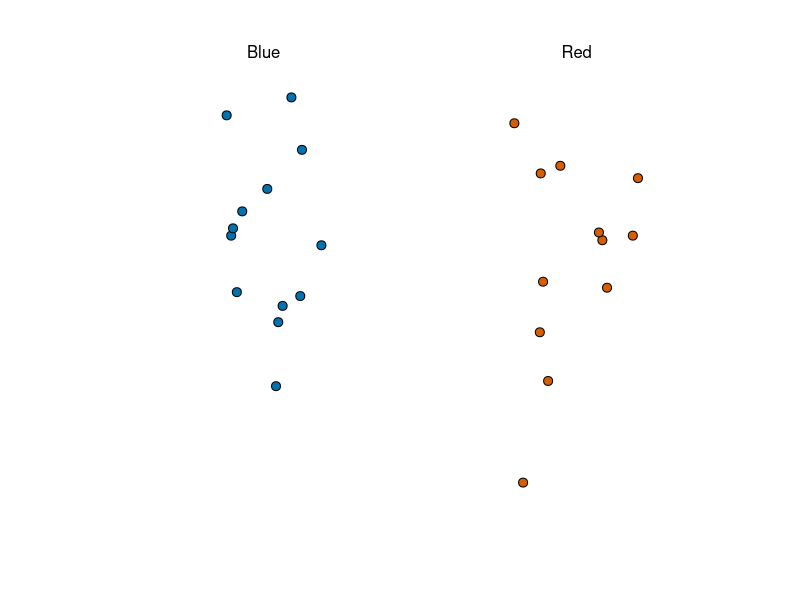
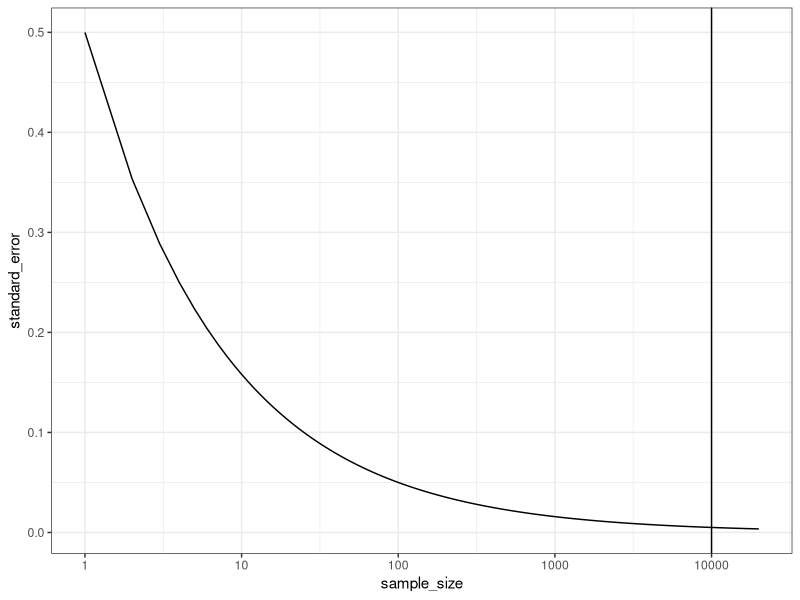
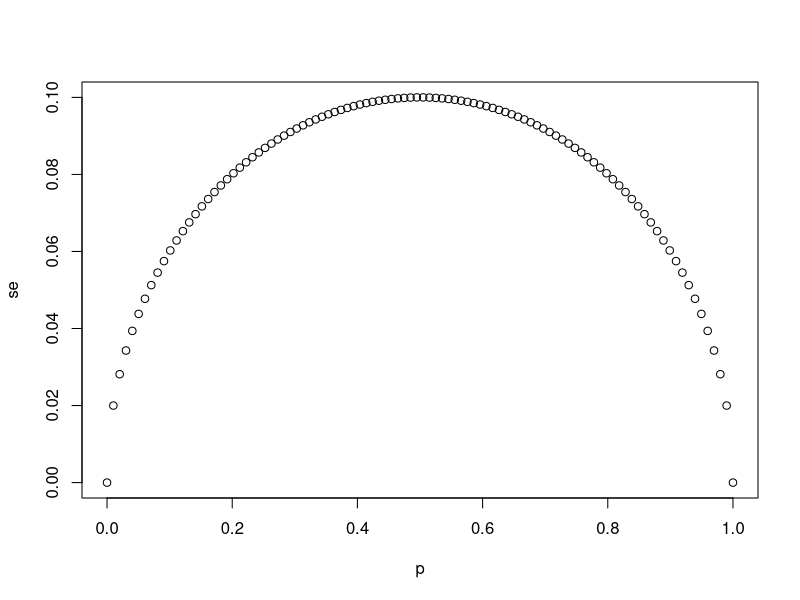
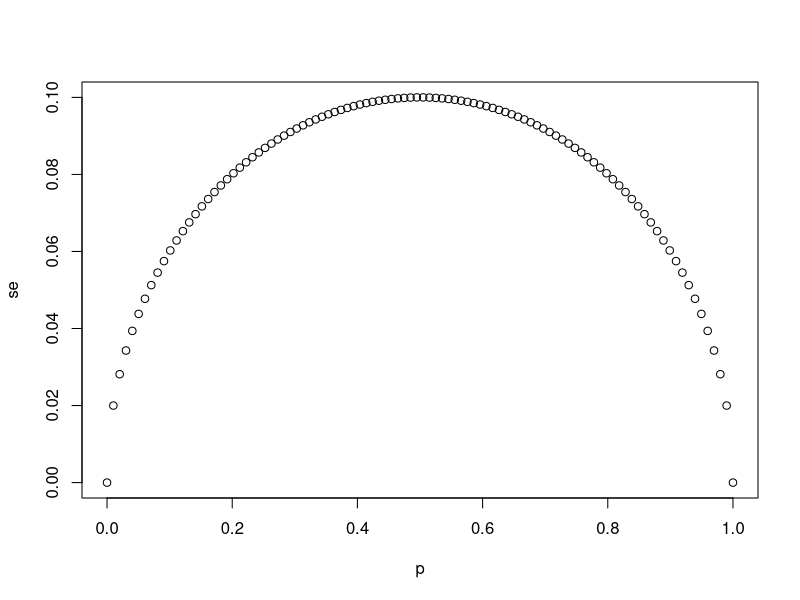
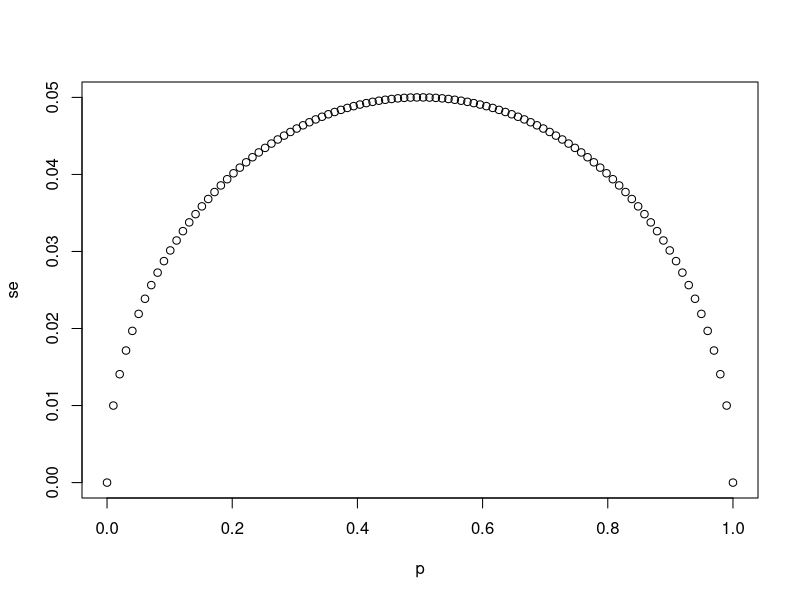
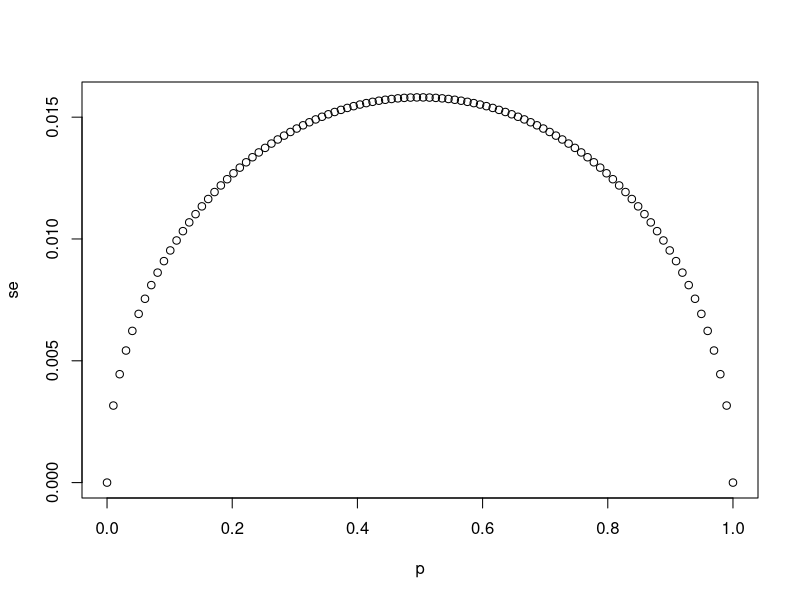
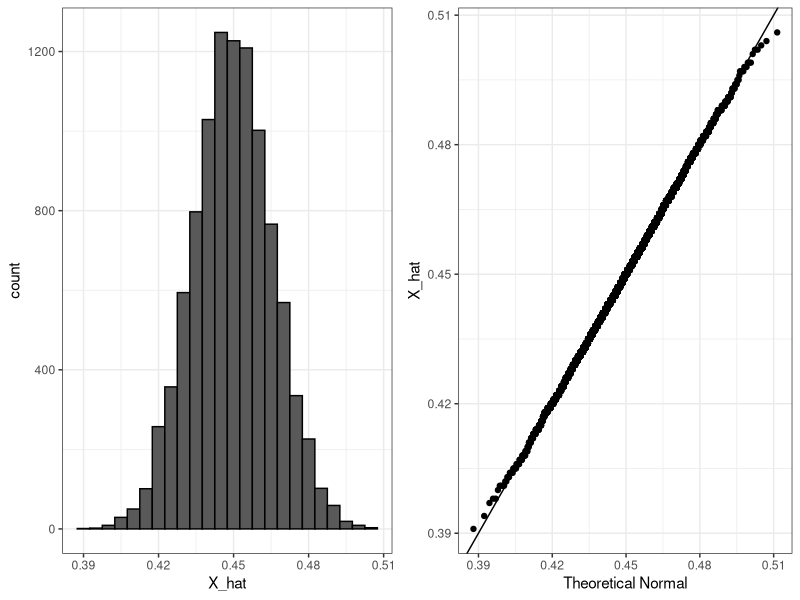
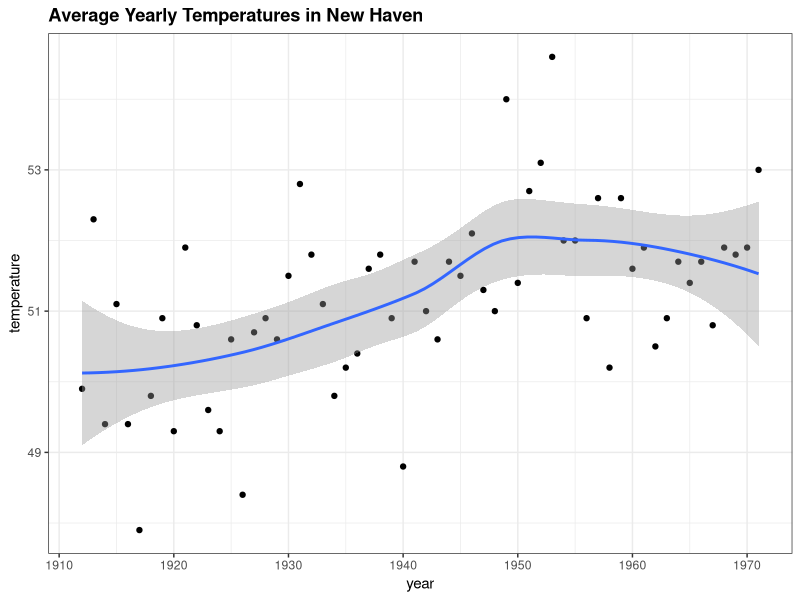

The R source for these figures, in order:
## ---- chunk 1
require(dslabs)
require(tidyverse)
## ---- chunk 2
library(tidyverse)
library(dslabs)
library(dplyr)
ds_theme_set()
## ---- chunk 3
take_poll(25)
## ---- chunk 4
p = 0.51
Ns <- seq(1,20000)
SE <- sqrt(p*(1-p)/Ns)
data.frame(sample_size = Ns, standard_error = SE) %>% ggplot(aes(sample_size, standard_error)) + geom_line() + scale_x_continuous(trans = "log10") + geom_vline(aes(xintercept = 10000))
## ---- chunk 5
N <- 25
p <- seq(0,1,length.out = 100)
se <- sqrt(p*(1-p)/N)
plot(p,se)
## ---- chunk 6
for(sample_sizes in c(25,100,1000)){
  se <- sqrt(p*(1-p)/sample_sizes)
  plot(p, se, ylim = c(0,max(se)))
}
## ---- chunk 7
x_hat <- 12/25
se <- sqrt(x_hat*(1-x_hat)/25)
se
## ---- chunk 8
pnorm(0.01/se) - pnorm(-0.01/se)
## ---- chunk 9
pnorm(2) - pnorm(-2)
## ---- chunk 10
x_hat <- 0.48
se <- sqrt(x_hat*(1-x_hat)/2000)
2*se
## ---- chunk 11
p <- 0.45
N <- 1000
B <- 10000
X_hat <- replicate(B, {
  X <- sample(c(0,1), size=N, replace = TRUE, prob = c(1-p, p))
  mean(X)
})
mean(X_hat)
sd(X_hat)
## ---- chunk 12
library(gridExtra)
p1 <- data.frame(X_hat = X_hat) %>% ggplot(aes(X_hat)) +
  geom_histogram(binwidth = 0.005, color = "black")
p2 <- data.frame(X_hat = X_hat) %>% ggplot(aes(sample = X_hat)) +
  stat_qq(dparams = list(mean = mean(X_hat), sd = sd(X_hat))) +
  geom_abline() +
  ylab("X_hat") +
  xlab("Theoretical Normal")
grid.arrange(p1,p2, nrow = 1)
  
## ---- chunk 13
data("nhtemp")
data.frame(year = as.numeric(time(nhtemp)), temperature=as.numeric(nhtemp)) %>%
  ggplot(aes(year, temperature)) +
  geom_point() +
  geom_smooth() +
  ggtitle("Average Yearly Temperatures in New Haven")
## ---- chunk 14
pnorm(2) - pnorm(-2)
## ---- chunk 15
z <- qnorm(0.995)
pnorm(qnorm(0.995))
pnorm(1-qnorm(0.995))
pnorm(z) - pnorm(-z)
## ---- chunk 16
p <- 0.45
N <- 1000
B <- 10000
inside <- replicate(B, {
  X <- sample(c(0,1), N, replace = TRUE, prob = c(1-p, p))
  X_hat <- mean(X)
  SE_hat <- sqrt(X_hat*(1-X_hat)/N)
  between(p, X_hat - 2*SE_hat, X_hat + 2*SE_hat)
})
mean(inside)
## ---- chunk 17
sample_CI <-replicate(100, {
  X <- sample(c(0,1), 1000, replace = TRUE, prob = c(1-p, p))
  X_hat <- mean(X)
  SE_hat <- sqrt(X_hat*(1-X_hat)/N)
  c(X_hat, X_hat - 2*SE_hat, X_hat + 2*SE_hat)
})
sample_CI <- t(sample_CI)
CI_data <- data.frame(mean = sample_CI[,1], low = sample_CI[,2], high = sample_CI[,3])
CI_data <- CI_data %>% mutate(inside = p >= low & p <= high)
CI_data %>% ggplot() + geom_segment(aes(x = low, xend=high,y=1:100, yend = 1:100, color = inside), size = 1, show.legend = FALSE) + geom_vline(aes(xintercept = 0.45), size = 1.1, color = "darkgrey") + geom_point(aes(x = mean, y = 1:100)) + xlab("Simulated Interval") + ylab("Polls")+ ggtitle("100 Simulated CIs") + theme_minimal()
## ---- chunk 18
N = 100
z = sqrt(N)*0.02/0.5
1 - (pnorm(z)-pnorm(-z))
## ---- chunk 19
d <- 0.039
Ns <- c(1298, 533, 1342, 897, 774, 254, 812, 324, 1291, 1056, 2172, 516)
p <- (d + 1)/2
confidence_intervals <- sapply(Ns, function(N) {
  X <- sample(c(0,1), size = N, replace = TRUE, prob = c(1-p, p))
  X_hat <- mean(X)
  SE_hat <- sqrt(X_hat*(1-X_hat)/N)
  2*c(X_hat, X_hat - 2*SE_hat, X_hat + 2*SE_hat)-1
})
polls <- data.frame(poll=1:ncol(confidence_intervals), 
                    t(confidence_intervals),
                      sample_size = Ns)
names(polls) <- c("poll", "estimate", "low", "high", "sample_size")
polls %>% ggplot() + geom_segment(aes(x = low, xend=high,y=poll, yend = poll), size = 1, show.legend = FALSE) + geom_vline(aes(xintercept = 0.039), size = 1.1, color = "darkgrey") +xlab("Spread (true proportion marked with grey line)")
## ---- chunk 20
d_hat <- polls %>% 
  summarize(avg = sum(estimate*sample_size)/sum(sample_size)) %>% .$avg #recall that estimate refers to the estimated spread
d_hat
## ---- chunk 21
p_hat <- (1+d_hat)/2
moe <- 2*1.96*sqrt(p_hat*(1-p_hat)/sum(polls$sample_size)) #multiply SE by 1.96 to get the components of our interval, and then by 2 to get the full margin of error

round(d_hat*100,1)
round(moe*100,1)
polls
polls %>% rbind(c(13, d_hat, d_hat - moe/2, d_hat + moe/2, sum(polls$sample_size))) %>% mutate(agg = sample_size < 10000) %>% ggplot() + geom_segment(aes(x = low, xend=high,y=poll, yend = poll, color = agg), size = 1, show.legend = FALSE) + geom_vline(aes(xintercept = 0.039), size = 1.1, color = "darkgrey") +xlab("Spread (true proportion marked with grey line)")
## ---- chunk 22
polls_us <- polls_us_election_2016 %>% filter(state == "U.S." & enddate >= "2016-10-31" & (grade %in% c("A+", "A", "A-","B") | is.na(grade))) %>% 
  mutate(spread = rawpoll_clinton/100 - rawpoll_trump/100) 
## ---- chunk 23
d_hat_2 <- polls_us %>% summarize(d_hat_2 = sum(spread * samplesize) / sum(samplesize)) %>% .$d_hat
p_hat_2 <- (d_hat+1)/2
moe_2 <- 2*1.96*sqrt(p_hat_2*(1-p_hat_2)/sum(polls_us$samplesize))
d_hat_2
moe_2
## ---- chunk 24
polls_us %>%
  ggplot(aes(spread)) +
  geom_histogram(color = "black", binwidth = 0.01)
## ---- chunk 25
polls_us %>% group_by(pollster) %>% summarize(n())
## ---- chunk 26
polls_us %>% group_by(pollster) %>%
  filter(n() >= 6) %>%
  ggplot(aes(pollster, spread)) +
  geom_point() +
  theme(axis.text.x = element_text(angle = 90, hjust = 1))
## ---- chunk 27
polls_us %>% group_by(pollster) %>% 
  summarize(se = 2*sqrt(p_hat_2*(1-p_hat_2)/median(samplesize)))
## ---- chunk 28
one_poll_per_pollster <- polls_us %>% group_by(pollster) %>% 
  filter(enddate == max(enddate)) %>% ungroup()
one_poll_per_pollster %>%
  ggplot(aes(spread)) + geom_histogram(binwidth = 0.01)
## ---- chunk 29
sd(one_poll_per_pollster$spread)
## ---- chunk 30
results <- one_poll_per_pollster %>% 
  summarize(avg = mean(spread), se = sd(spread)/sqrt(length(spread))) %>% 
  mutate(start = avg - 1.96*se, end = avg + 1.96*se)
round(results*100,1)
## ---- chunk 31
prev <- 0.00025 #the prevalence of the disease in the population
N <- 100000 #our sample population (getting the test)
outcome <- sample(c("Disease","Healthy"), N, replace = TRUE, 
                  prob = c(prev,1-prev))
N_D <-sum(outcome == "Disease")
N_D #only a few "people" have the disease since it is so rare
N_H <-sum(outcome == "Healthy")
N_H #the vast majority of the sampled "patients" are healthy
## ---- chunk 32
accuracy <- 0.99 #the accuracy of the test
test <- vector("character",N) #create a vector of length N with mode = "character"
#sample to generate test outcomes
test[outcome=="Disease"]  <- sample(c("+","-"), N_D, replace=TRUE, 
                                    prob = c(accuracy, 1 - accuracy)) 
test[outcome=="Healthy"]  <- sample(c("-","+"), N_H, replace=TRUE, 
                                    prob = c(accuracy, 1 - accuracy))
cf <- data.frame(outcome = outcome, test = test) #not necessary for table (for #s in description)
table(outcome, test)
## ---- chunk 33
mu <- 0
tau <- 0.035
sigma <- results$se
Y <- results$avg
B <- sigma^2/(sigma^2 + tau^2)
posterior_mean <- B*mu + (1-B)*Y
posterior_se <- sqrt(1/(1/sigma^2 + 1/tau^2))
posterior_mean
posterior_se #standard error
posterior_mean + c(-1.96, 1.96)*posterior_se #the 95% credible interval
## ---- chunk 34
1 - pnorm(0, posterior_mean, posterior_se)
## ---- chunk 35
set.seed(3)
J<- 6
N <- 2000
d <- .021
p <- (d + 1)/2
X <- d + rnorm(J,0,2*sqrt(p*(1-p)/N))
X
## ---- chunk 36
d <- .021
I <- 5
J <- 6
N <- 2000
X <- sapply(1:I, function(i){ ##give sapply vector, open function
  d + rnorm(J,0,2*sqrt(p*(1-p)/N)) ##define function for sapply to apply to vector
})
df_2 <- data.frame(spreads = c(sapply(1:5, function(i){X[,i]})), pollsters = c(sapply(1:5, function(i){rep(i, 6)})))
ggplot() + geom_point(aes(df_2$pollsters, df_2$spreads)) + xlab("Pollsters") + ylab("Spreads") +ylim(c(-0.06, 0.08))
## ---- chunk 37
I <- 5
J <- 6
N <- 2000
d <- .021
p <- (d + 1)/2
h <- rnorm(I, 0, 0.025)
X2 <- sapply(1:I, function(i){
  d + h[i] + rnorm(J,0,2*sqrt(p*(1-p)/N))
})
df_3 <- data.frame(spreads = c(sapply(1:5, function(i){X2[,i]})), pollsters = c(sapply(1:5, function(i){rep(i, 6)})))
ggplot() + geom_point(aes(df_3$pollsters, df_3$spreads)) + xlab("Pollsters") + ylab("Spreads") +ylim(c(-0.06, 0.08))
## ---- chunk 38
mu <- 0
tau <- 0.035
sigma <- sqrt(results$se^2 + .025^2)
Y <- results$avg
B <- sigma^2 / (sigma^2 + tau^2)

posterior_mean <- B*mu + (1-B)*Y
posterior_se <- sqrt( 1/ (1/sigma^2 + 1/tau^2))

1 - pnorm(0, posterior_mean, posterior_se)
## ---- chunk 39
results_us_election_2016 %>% top_n(5, electoral_votes)
## ---- chunk 40
results <- polls_us_election_2016 %>%
  filter(state!="U.S." & 
           !grepl("CD", state) & #returns a logical based on the pattern 
           enddate >="2016-10-31" & 
           (grade %in% c("A+","A","A-","B+") | is.na(grade))) %>%
  mutate(spread = rawpoll_clinton/100 - rawpoll_trump/100) %>%
  group_by(state) %>%
  summarize(avg = mean(spread), sd = sd(spread), n = n()) %>%
  mutate(state = as.character(state))
## ---- chunk 41
results %>% arrange(abs(avg))
## ---- chunk 42
results <- left_join(results, results_us_election_2016, by = "state")
results_us_election_2016 %>% filter(!state %in% results$state)
results <- results %>%
  mutate(sd = ifelse(is.na(sd), median(results$sd, na.rm=TRUE), sd)) #replaces the sd with the     median sd where there is only one poll
## ---- chunk 43
mu <- 0
tau <- 0.02
results %>% mutate(sigma = sd/sqrt(n), 
                   B = sigma^2 / (sd^2 + tau^2),
                   posterior_mean = B*mu + (1-B)*avg,
                   posterior_se = sqrt( 1/ (1/sigma^2 + 1/tau^2))) %>%
  arrange(abs(posterior_mean)) %>%
  ggplot(aes(avg, posterior_mean, size = n)) + geom_point() + 
  geom_abline(slope = 1, intercept = 0)
## ---- chunk 44
mu <- 0
tau <- 0.02
clinton_EV <- replicate(1000, { 
  results %>% mutate(sigma = sd/sqrt(n), 
                   B = sigma^2 / (sigma^2 + tau^2),
                   posterior_mean = B*mu + (1-B)*avg,
                   posterior_se = sqrt( 1/ (1/sigma^2 + 1/tau^2)),
                   simulated_result = rnorm(length(posterior_mean), posterior_mean, posterior_se), #creates a vector of distributed means for each state excluding RI, AK, WI, and DC
                   clinton = ifelse(simulated_result>0, electoral_votes, 0)) %>% #if 
    summarize(clinton = sum(clinton)) %>% #if the spread > 0, then Clinton gets all the electoral votes for that state, otherwise she gets zero; her total is summed
    .$clinton + 7## 7 for Rhode Island and D.C. (Alaska and WI are assumed to be losses, i.e. 0)
})
mean(clinton_EV>269) ##in what proportion of the simulated results does Clinton have enough EC votes to win?
## ---- chunk 45
data_frame(c_EV = clinton_EV) %>% ggplot(aes(c_EV)) + geom_histogram(binwidth = 1) + geom_vline(aes(xintercept = 269))
## ---- chunk 46
tau <- 0.02
bias_sd <- 0.03 #we assume that the general bias contributes an additional 3% variance (1.5% up or down)
clinton_EV_2 <- replicate(1000, {
  results %>% mutate(sigma = sqrt(sd^2/n  + bias_sd^2),  ##note the bias_sd term which is not diminished by poll number!
                   B = sigma^2 / (sigma^2 + tau^2),
                   posterior_mean = B*mu + (1-B)*avg,
                   posterior_se = sqrt( 1/ (1/sigma^2 + 1/tau^2)),
                   simulated_result = rnorm(length(posterior_mean), posterior_mean, posterior_se),
                   clinton = ifelse(simulated_result>0, electoral_votes, 0)) %>% 
    summarize(clinton = sum(clinton) + 7) %>% .$clinton ## 7 for Rhode Island and D.C.
})
mean(clinton_EV_2>269)
## ---- chunk 47
data_frame(c_EV = clinton_EV_2) %>% ggplot(aes(c_EV)) + geom_histogram(binwidth = 1) + geom_vline(aes(xintercept = 269))
## ---- chunk 48
one_pollster <- polls_us_election_2016 %>% 
  filter(pollster == "Ipsos" & state == "U.S.") %>% 
  mutate(spread = rawpoll_clinton/100 - rawpoll_trump/100)
## ---- chunk 49
se <- one_pollster %>% 
  summarize(empirical = sd(spread), 
            theoretical = 2*sqrt(mean(spread)*(1-mean(spread))/min(samplesize)))
se
## ---- chunk 50
one_pollster %>% ggplot(aes(spread)) + 
  geom_histogram(binwidth = 0.01, color = "black")
## ---- chunk 51
polls_us_election_2016 %>%
  filter(state == "U.S." & enddate>="2016-07-01") %>%
  group_by(pollster) %>%
  filter(n()>=10) %>%
  ungroup() %>%
  mutate(spread = rawpoll_clinton/100 - rawpoll_trump/100) %>%
  ggplot(aes(enddate, spread)) + 
  geom_smooth(method = "loess", span = 0.1) + 
  geom_point(aes(color=pollster), show.legend = FALSE, alpha=0.6) 
## ---- chunk 52
polls_us_election_2016 %>%
  filter(state == "U.S." & enddate>="2016-07-01") %>%
  select(enddate, pollster, rawpoll_clinton, rawpoll_trump) %>%
  rename(Clinton = rawpoll_clinton, Trump = rawpoll_trump) %>%
  gather(candidate, percentage, -enddate, -pollster) %>% 
  mutate(candidate = factor(candidate, levels = c("Trump","Clinton")))%>%
  group_by(pollster) %>%
  filter(n()>=10) %>%
  ungroup() %>%
  ggplot(aes(enddate, percentage, color = candidate)) +  
  geom_point(show.legend = FALSE, alpha=0.4)  + 
  geom_smooth(method = "loess", span = 0.15) +
  scale_y_continuous(limits = c(30,50))
## ---- chunk 53
data(heights)
x <- heights %>% filter(sex == "Male") %>%
  .$height
set.seed(1)
mu <- mean(x)
N <- 15
B <- 10
res <- replicate(B, {
  i <- sample(x, N, replace = TRUE)
  interval <- c(qnorm(0.025, mean = mean(i), sd = sd(i)/sqrt(N)), qnorm(0.975, mean = mean(i), sd = sd(i)/sqrt(N)))
  between(mu, interval[1], interval[2])
})
mean(res)
## ---- chunk 54
mu <- mean(x)
set.seed(1)
N <- 15
B <- 10000
res <- replicate(B, {
  i <- sample(x, N, replace = TRUE)
  interval <- c(mean(i) - qt(0.975,df=N-1)*sd(i)/sqrt(N), mean(i) + qt(0.975,df=N-1)*sd(i)/sqrt(N))
  between(mu, interval[1], interval[2])
})
mean(res)
